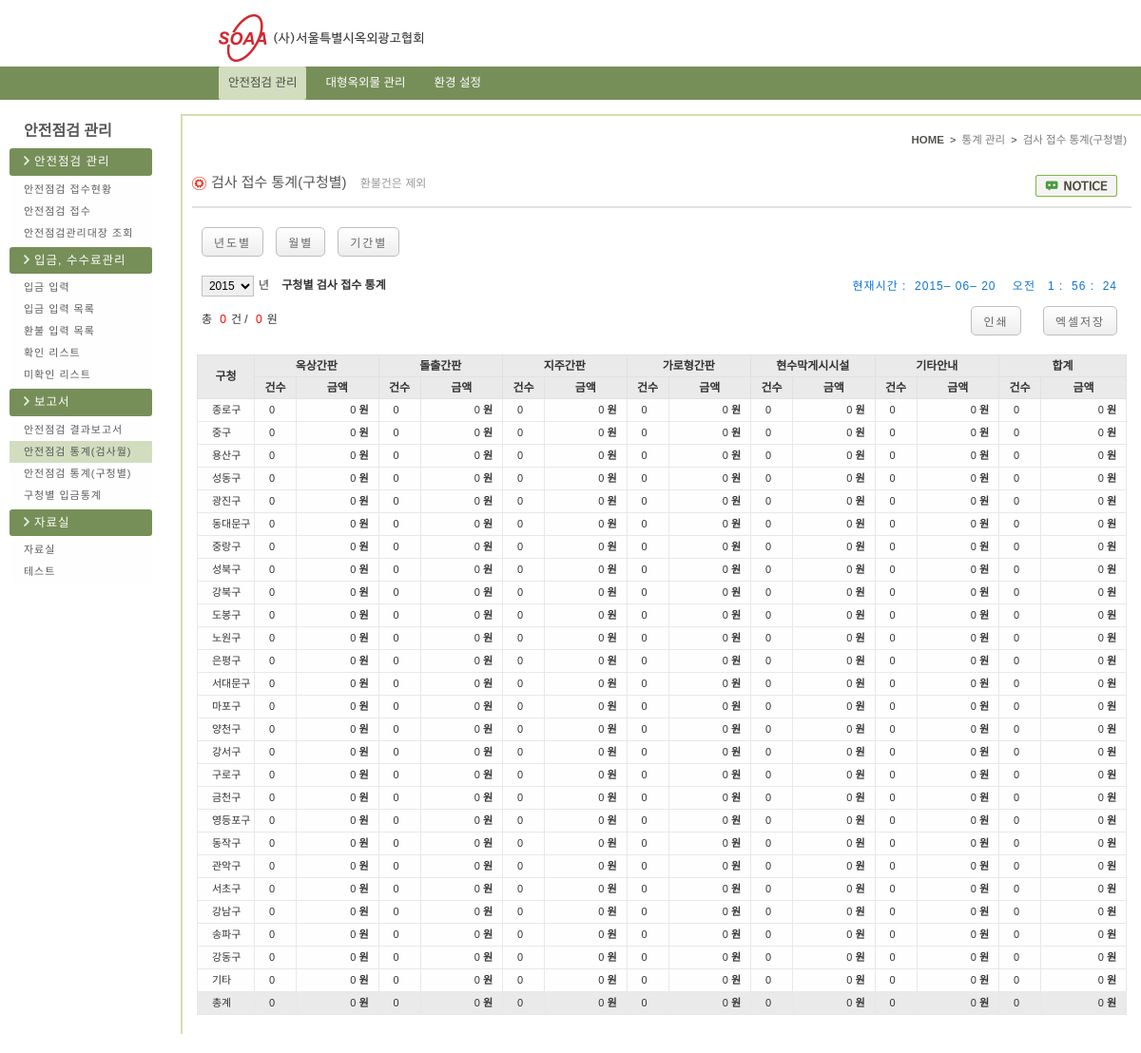
Page /safeChk_Mng/stat/soaa_local_graph.php (signed in) on the committed database.
### tables this page shows
CREATE TABLE `menu` (
  `idx` varchar(1) NOT NULL default '',
  `idx_sub` varchar(4) NOT NULL default '',
  `menu_nm` varchar(20) default NULL,
  `url` varchar(100) default NULL,
  `use_gubun` char(1) default NULL,
  `insert_date` datetime default NULL,
  `update_date` datetime default NULL,
  `insert_id` varchar(10) default NULL,
  PRIMARY KEY  (`idx`,`idx_sub`)
);

CREATE TABLE `common_selectbox` (
  `code` varchar(2) NOT NULL default '',
  `en_nm` varchar(15) NOT NULL default '',
  `ko_nm` varchar(15) default NULL,
  `title_nm` varchar(10) default NULL,
  `url` varchar(20) default NULL,
  `insert_date` varchar(10) default NULL,
  `update_date` varchar(10) default NULL,
  `order_idx` smallint(11) default NULL,
  PRIMARY KEY  (`code`,`en_nm`)
);

### config/function.php (called while the page is built, shortened)
<?
function fn_select($condition, $tbl, $where){
	$sql =  "SELECT " . $condition;
	$sql .= " FROM " . $tbl;
	if($where){
		$sql .= " WHERE " . $where;
	}
	$result = mysql_query($sql);
	return $result;
}
?>

### safeChk_Mng/stat/soaa_local_graph_gu_office_list.php (the view)
<?
	$result	=	fn_select("en_nm, ko_nm", "common_selectbox", "code='10' order by order_idx");
	while($rs = mysql_fetch_array($result)){
		$gu_office	=	$rs['en_nm'];
		$sql = "select
					ifnull(sum(case when outdoor_act_cate='oksang' then 1 else 0 end),0) oksang_cnt,
					ifnull(sum(if(outdoor_act_cate='oksang', chk_pay, 0)),0) oksang_sum,
					ifnull(sum(case when outdoor_act_cate='dolchul' then 1 else 0 end),0) dolchul_cnt,
					ifnull(sum(if(outdoor_act_cate='dolchul', chk_pay, 0)),0) dolchul_sum,
					ifnull(sum(case when outdoor_act_cate='jiju' then 1 else 0 end),0) jiju_cnt,
					ifnull(sum(if(outdoor_act_cate='jiju', chk_pay, 0)),0) jiju_sum,
					ifnull(sum(case when outdoor_act_cate='garo' then 1 else 0 end),0) garo_cnt,
					ifnull(sum(if(outdoor_act_cate='garo', chk_pay, 0)),0) garo_sum,
					ifnull(sum(case when outdoor_act_cate='hyunsugesi' then 1 else 0 end),0) hyunsugesi_cnt,
					ifnull(sum(if(outdoor_act_cate='hyunsugesi', chk_pay, 0)),0) hyunsugesi_sum,
					ifnull(sum(case when outdoor_act_cate not in('oksang','dolchul','jiju','garo','hyunsugesi') then 1 else 0 end),0) etc_tot,
					ifnull(sum(if(outdoor_act_cate not in('oksang','dolchul','jiju','garo','hyunsugesi'), chk_pay, 0)),0) etc_sum,
					ifnull(sum(case when outdoor_act_cate <> '' then 1 else 0 end),0) gu_cnt,
					ifnull(sum(if(outdoor_act_cate <> '', chk_pay, 0)),0) gu_sum
				from soaa_reg_check
				where gu_office='$gu_office'" . $where;
		$resultt	=	mysql_query($sql);
		while($rss	=	mysql_fetch_array($resultt)){
?>
				<tr>
					<td class="guchung"><?=$rs['ko_nm']?></td>
					<td class="case"><?=$rss['oksang_cnt']?></td>
					<td class="sum"><?=number_format($rss['oksang_sum'])?><span class="bold">원</span></td>
					<td class="case"><?=$rss['dolchul_cnt']?></td>
					<td class="sum"><?=number_format($rss['dolchul_sum'])?><span class="bold">원</span></td>
					<td class="case"><?=$rss['jiju_cnt']?></td>
					<td class="sum"><?=number_format($rss['jiju_sum'])?><span class="bold">원</span></td>
					<td class="case"><?=$rss['garo_cnt']?></td>
					<td class="sum"><?=number_format($rss['garo_sum'])?><span class="bold">원</span></td>
					<td class="case"><?=$rss['hyunsugesi_cnt']?></td>
					<td class="sum"><?=number_format($rss['hyunsugesi_sum'])?><span class="bold">원</span></td>
					<td class="case"><?=$rss['etc_tot']?></td>
					<td class="sum"><?=number_format($rss['etc_sum'])?><span class="bold">원</span></td>
					<td class="case"><?=$rss['gu_cnt']?></td>
					<td class="sum"><?=number_format($rss['gu_sum'])?><span class="bold">원</span></td>
				</tr>
<?
		}
	}
?>

### safeChk_Mng/left_menu.php (shortened to what this page needs)
<?  include_once $_SERVER["DOCUMENT_ROOT"] . "/config/function.php"; ?>
<?
	include $_SERVER["DOCUMENT_ROOT"] . "/head.php";
	$this_page = array_pop(explode("/", $_SERVER["REQUEST_URI"]));
	$this_page = explode(".", $this_page);
?>
        <section id="section">
        	<section class="lnb">
            	<h4 class="lnb_title">안전점검&nbsp;관리</h4>
            	<ul>
					<?
						$result = fn_select("idx_sub, menu_nm, url", "menu", "length(idx_sub) < 3  and idx_sub between '10' and '40'");
						$i=1;
						while($rs = mysql_fetch_array($result)){
					?>
						<li class="bg_catch"><img src="/img/arrow_right.png" alt="arrow_right"><?=$rs["menu_nm"]?></li>
						<?
							$result_sub = fn_select("idx_sub, menu_nm, url", "menu", "length(idx_sub) > 3 and idx_sub like '" .$i ."0%'");
							while($rs_sub = mysql_fetch_array($result_sub)){
								$click_page = array_pop(explode("/", $rs_sub["url"]));
								$click_page = explode(".", $click_page);
								if($click_page[0] == $this_page[0]){
						?>
		                    <li class="click"><a href="<?=$rs_sub["url"]?>"><?=$rs_sub["menu_nm"]?></a></li>
						<?		}else{	?>
		                    <li><a href="<?=$rs_sub["url"]?>"><?=$rs_sub["menu_nm"]?></a></li>
						<?
								}
							}
							$i++;
						?>
					<? } ?>
                </ul>
            </section>

### css/admin/common.css (style rules this page uses)
body { margin:0;padding:0;font-family:'nanumbarun_gothic',sans-serif, Arial;font-size:11px;color:#333 }
adress, article, aside,figure,footer, header, hgroup, menu, nav, section { display:block }
a { text-decoration:none;color:#333 }
ul, li { list-style:none }
html { overflow-x:auto;overflow-y:scroll;min-height:1000px; }
img { border:0;outline:none }
#section { overflow:hidden;margin:20px auto; }
.lnb { width:150px;overflow:hidden;float:left;margin-left:10px }
.lnb_title { margin:10px 0 10px 15px;font-family:'nanumbarun_gothic',sans-serif;color:#585858;font-size:16px }
.lnb ul { width:10% }
.lnb ul li a { width:135px;display:inline-block;padding:6px 0 6px 15px;font-family:'nanumbarun_gothic',sans-serif;letter-spacing:1px;background:#fefefe;color:#5d5d5d }
.lnb ul li.click a { background:#d2ddbf;color:#555 }
.bg_catch { width:135px;background:#768f58;color:#fefefe;margin:3px 0;padding:8px 0 8px 15px;font-family:'nanumbarun_gothic',sans-serif;font-size:12.5px;letter-spacing:1px;border:none;border-radius:3px;-moz-border-radius:3px;-webkit-border-radius:3px;-o-border-radius:3px }
.bg_catch img { margin-right:5px }

### css/admin/soaa_local_graph.css (style rules this page uses)
.receive_table td { background:#fefefe;border:1px solid #e8e8e8;padding-top:6px;padding-bottom:6px }
.guchung,.case { padding-left:15px }
.sum { text-align:right;padding-right:10px }
.bold { font-weight:bold;margin-left:3px }

### rows in the picture
menu: menu_nm "안전점검 관리"
menu: menu_nm "안전점검 접수현황"
menu: menu_nm "안전점검 접수"
menu: menu_nm "안전점검관리대장 조회"
menu: menu_nm "입금, 수수료관리"
menu: menu_nm "입금 입력"
menu: menu_nm "입금 입력 목록"
menu: menu_nm "환불 입력 목록"
menu: menu_nm "확인 리스트"
menu: menu_nm "미확인 리스트"
menu: menu_nm "보고서"
menu: menu_nm "안전점검 결과보고서"
menu: menu_nm "안전점검 통계(검사월)"
menu: menu_nm "안전점검 통계(구청별)"
menu: menu_nm "구청별 입금통계"
menu: menu_nm "자료실"
menu: menu_nm "자료실"
menu: menu_nm "테스트"
common_selectbox: ko_nm "종로구", oksang_cnt "0", oksang_sum "0", dolchul_cnt "0", dolchul_sum "0", jiju_cnt "0", jiju_sum "0", garo_cnt "0", garo_sum "0", hyunsugesi_cnt "0", hyunsugesi_sum "0", etc_tot "0", etc_sum "0", gu_cnt "0", gu_sum "0"
common_selectbox: ko_nm "중구", oksang_cnt "0", oksang_sum "0", dolchul_cnt "0", dolchul_sum "0", jiju_cnt "0", jiju_sum "0", garo_cnt "0", garo_sum "0", hyunsugesi_cnt "0", hyunsugesi_sum "0", etc_tot "0", etc_sum "0", gu_cnt "0", gu_sum "0"
common_selectbox: ko_nm "용산구", oksang_cnt "0", oksang_sum "0", dolchul_cnt "0", dolchul_sum "0", jiju_cnt "0", jiju_sum "0", garo_cnt "0", garo_sum "0", hyunsugesi_cnt "0", hyunsugesi_sum "0", etc_tot "0", etc_sum "0", gu_cnt "0", gu_sum "0"
common_selectbox: ko_nm "성동구", oksang_cnt "0", oksang_sum "0", dolchul_cnt "0", dolchul_sum "0", jiju_cnt "0", jiju_sum "0", garo_cnt "0", garo_sum "0", hyunsugesi_cnt "0", hyunsugesi_sum "0", etc_tot "0", etc_sum "0", gu_cnt "0", gu_sum "0"
common_selectbox: ko_nm "광진구", oksang_cnt "0", oksang_sum "0", dolchul_cnt "0", dolchul_sum "0", jiju_cnt "0", jiju_sum "0", garo_cnt "0", garo_sum "0", hyunsugesi_cnt "0", hyunsugesi_sum "0", etc_tot "0", etc_sum "0", gu_cnt "0", gu_sum "0"
common_selectbox: ko_nm "동대문구", oksang_cnt "0", oksang_sum "0", dolchul_cnt "0", dolchul_sum "0", jiju_cnt "0", jiju_sum "0", garo_cnt "0", garo_sum "0", hyunsugesi_cnt "0", hyunsugesi_sum "0", etc_tot "0", etc_sum "0", gu_cnt "0", gu_sum "0"
common_selectbox: ko_nm "중랑구", oksang_cnt "0", oksang_sum "0", dolchul_cnt "0", dolchul_sum "0", jiju_cnt "0", jiju_sum "0", garo_cnt "0", garo_sum "0", hyunsugesi_cnt "0", hyunsugesi_sum "0", etc_tot "0", etc_sum "0", gu_cnt "0", gu_sum "0"
common_selectbox: ko_nm "성북구", oksang_cnt "0", oksang_sum "0", dolchul_cnt "0", dolchul_sum "0", jiju_cnt "0", jiju_sum "0", garo_cnt "0", garo_sum "0", hyunsugesi_cnt "0", hyunsugesi_sum "0", etc_tot "0", etc_sum "0", gu_cnt "0", gu_sum "0"
common_selectbox: ko_nm "강북구", oksang_cnt "0", oksang_sum "0", dolchul_cnt "0", dolchul_sum "0", jiju_cnt "0", jiju_sum "0", garo_cnt "0", garo_sum "0", hyunsugesi_cnt "0", hyunsugesi_sum "0", etc_tot "0", etc_sum "0", gu_cnt "0", gu_sum "0"
common_selectbox: ko_nm "도봉구", oksang_cnt "0", oksang_sum "0", dolchul_cnt "0", dolchul_sum "0", jiju_cnt "0", jiju_sum "0", garo_cnt "0", garo_sum "0", hyunsugesi_cnt "0", hyunsugesi_sum "0", etc_tot "0", etc_sum "0", gu_cnt "0", gu_sum "0"
common_selectbox: ko_nm "노원구", oksang_cnt "0", oksang_sum "0", dolchul_cnt "0", dolchul_sum "0", jiju_cnt "0", jiju_sum "0", garo_cnt "0", garo_sum "0", hyunsugesi_cnt "0", hyunsugesi_sum "0", etc_tot "0", etc_sum "0", gu_cnt "0", gu_sum "0"
common_selectbox: ko_nm "은평구", oksang_cnt "0", oksang_sum "0", dolchul_cnt "0", dolchul_sum "0", jiju_cnt "0", jiju_sum "0", garo_cnt "0", garo_sum "0", hyunsugesi_cnt "0", hyunsugesi_sum "0", etc_tot "0", etc_sum "0", gu_cnt "0", gu_sum "0"
common_selectbox: ko_nm "서대문구", oksang_cnt "0", oksang_sum "0", dolchul_cnt "0", dolchul_sum "0", jiju_cnt "0", jiju_sum "0", garo_cnt "0", garo_sum "0", hyunsugesi_cnt "0", hyunsugesi_sum "0", etc_tot "0", etc_sum "0", gu_cnt "0", gu_sum "0"
common_selectbox: ko_nm "마포구", oksang_cnt "0", oksang_sum "0", dolchul_cnt "0", dolchul_sum "0", jiju_cnt "0", jiju_sum "0", garo_cnt "0", garo_sum "0", hyunsugesi_cnt "0", hyunsugesi_sum "0", etc_tot "0", etc_sum "0", gu_cnt "0", gu_sum "0"
common_selectbox: ko_nm "양천구", oksang_cnt "0", oksang_sum "0", dolchul_cnt "0", dolchul_sum "0", jiju_cnt "0", jiju_sum "0", garo_cnt "0", garo_sum "0", hyunsugesi_cnt "0", hyunsugesi_sum "0", etc_tot "0", etc_sum "0", gu_cnt "0", gu_sum "0"
common_selectbox: ko_nm "강서구", oksang_cnt "0", oksang_sum "0", dolchul_cnt "0", dolchul_sum "0", jiju_cnt "0", jiju_sum "0", garo_cnt "0", garo_sum "0", hyunsugesi_cnt "0", hyunsugesi_sum "0", etc_tot "0", etc_sum "0", gu_cnt "0", gu_sum "0"
common_selectbox: ko_nm "구로구", oksang_cnt "0", oksang_sum "0", dolchul_cnt "0", dolchul_sum "0", jiju_cnt "0", jiju_sum "0", garo_cnt "0", garo_sum "0", hyunsugesi_cnt "0", hyunsugesi_sum "0", etc_tot "0", etc_sum "0", gu_cnt "0", gu_sum "0"
common_selectbox: ko_nm "금천구", oksang_cnt "0", oksang_sum "0", dolchul_cnt "0", dolchul_sum "0", jiju_cnt "0", jiju_sum "0", garo_cnt "0", garo_sum "0", hyunsugesi_cnt "0", hyunsugesi_sum "0", etc_tot "0", etc_sum "0", gu_cnt "0", gu_sum "0"
common_selectbox: ko_nm "영등포구", oksang_cnt "0", oksang_sum "0", dolchul_cnt "0", dolchul_sum "0", jiju_cnt "0", jiju_sum "0", garo_cnt "0", garo_sum "0", hyunsugesi_cnt "0", hyunsugesi_sum "0", etc_tot "0", etc_sum "0", gu_cnt "0", gu_sum "0"
common_selectbox: ko_nm "동작구", oksang_cnt "0", oksang_sum "0", dolchul_cnt "0", dolchul_sum "0", jiju_cnt "0", jiju_sum "0", garo_cnt "0", garo_sum "0", hyunsugesi_cnt "0", hyunsugesi_sum "0", etc_tot "0", etc_sum "0", gu_cnt "0", gu_sum "0"
common_selectbox: ko_nm "관악구", oksang_cnt "0", oksang_sum "0", dolchul_cnt "0", dolchul_sum "0", jiju_cnt "0", jiju_sum "0", garo_cnt "0", garo_sum "0", hyunsugesi_cnt "0", hyunsugesi_sum "0", etc_tot "0", etc_sum "0", gu_cnt "0", gu_sum "0"
common_selectbox: ko_nm "서초구", oksang_cnt "0", oksang_sum "0", dolchul_cnt "0", dolchul_sum "0", jiju_cnt "0", jiju_sum "0", garo_cnt "0", garo_sum "0", hyunsugesi_cnt "0", hyunsugesi_sum "0", etc_tot "0", etc_sum "0", gu_cnt "0", gu_sum "0"
common_selectbox: ko_nm "강남구", oksang_cnt "0", oksang_sum "0", dolchul_cnt "0", dolchul_sum "0", jiju_cnt "0", jiju_sum "0", garo_cnt "0", garo_sum "0", hyunsugesi_cnt "0", hyunsugesi_sum "0", etc_tot "0", etc_sum "0", gu_cnt "0", gu_sum "0"
common_selectbox: ko_nm "송파구", oksang_cnt "0", oksang_sum "0", dolchul_cnt "0", dolchul_sum "0", jiju_cnt "0", jiju_sum "0", garo_cnt "0", garo_sum "0", hyunsugesi_cnt "0", hyunsugesi_sum "0", etc_tot "0", etc_sum "0", gu_cnt "0", gu_sum "0"
common_selectbox: ko_nm "강동구", oksang_cnt "0", oksang_sum "0", dolchul_cnt "0", dolchul_sum "0", jiju_cnt "0", jiju_sum "0", garo_cnt "0", garo_sum "0", hyunsugesi_cnt "0", hyunsugesi_sum "0", etc_tot "0", etc_sum "0", gu_cnt "0", gu_sum "0"
common_selectbox: ko_nm "기타", oksang_cnt "0", oksang_sum "0", dolchul_cnt "0", dolchul_sum "0", jiju_cnt "0", jiju_sum "0", garo_cnt "0", garo_sum "0", hyunsugesi_cnt "0", hyunsugesi_sum "0", etc_tot "0", etc_sum "0", gu_cnt "0", gu_sum "0"

### other values in the picture
$rs['all_tot'] "0"
$rs['all_sum'] "0"
$rs['oksang_tot'] "0"
$rs['oksang_sum'] "0"
$rs['dolchul_tot'] "0"
$rs['dolchul_sum'] "0"
$rs['jiju_tot'] "0"
$rs['jiju_sum'] "0"
$rs['garo_tot'] "0"
$rs['garo_sum'] "0"
$rs['hyunsugesi_tot'] "0"
$rs['hyunsugesi_sum'] "0"
$rs['etc_tot'] "0"
$rs['etc_sum'] "0"
form field select_y "2015"
